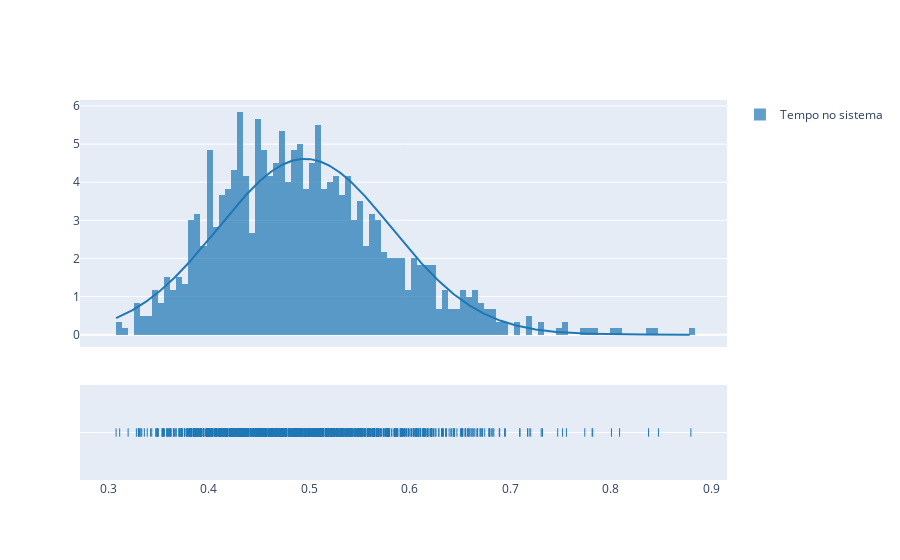

Write notebook code for a chart like this one.
### Code cell
fig = ff.create_distplot([data], ['Tempo no sistema'], curve_type='normal', bin_size=0.006)
fig.show()

### Figure 1 — Plotly figure (JSON) as saved in the notebook; plotly's stock layout.template omitted (floating-point values rounded to 4 significant figures; data arrays with more than 128 entries replaced by an {"elided": "..."} marker saying what was removed)
{"data": [{"autobinx": false, "histnorm": "probability density", "legendgroup": "Tempo no sistema", "marker": {"color": "rgb(31, 119, 180)"}, "name": "Tempo no sistema", "opacity": 0.7, "type": "histogram", "x": {"elided": "1000 float values"}, "xaxis": "x", "xbins": {"end": 0.8798, "size": 0.006, "start": 0.3075}, "yaxis": "y"}, {"legendgroup": "Tempo no sistema", "marker": {"color": "rgb(31, 119, 180)"}, "mode": "lines", "name": "Tempo no sistema", "showlegend": false, "type": "scatter", "x": {"elided": "500 float values"}, "xaxis": "x", "y": {"elided": "500 float values"}, "yaxis": "y"}, {"legendgroup": "Tempo no sistema", "marker": {"color": "rgb(31, 119, 180)", "symbol": "line-ns-open"}, "mode": "markers", "name": "Tempo no sistema", "showlegend": false, "type": "scatter", "x": {"elided": "1000 float values"}, "xaxis": "x", "y": {"elided": "1000 str values"}, "yaxis": "y2"}], "layout": {"barmode": "overlay", "hovermode": "closest", "legend": {"traceorder": "reversed"}, "xaxis": {"anchor": "y2", "domain": [0, 1], "zeroline": false}, "yaxis": {"anchor": "free", "domain": [0.35, 1], "position": 0}, "yaxis2": {"anchor": "x", "domain": [0, 0.25], "dtick": 1, "showticklabels": false}}}
